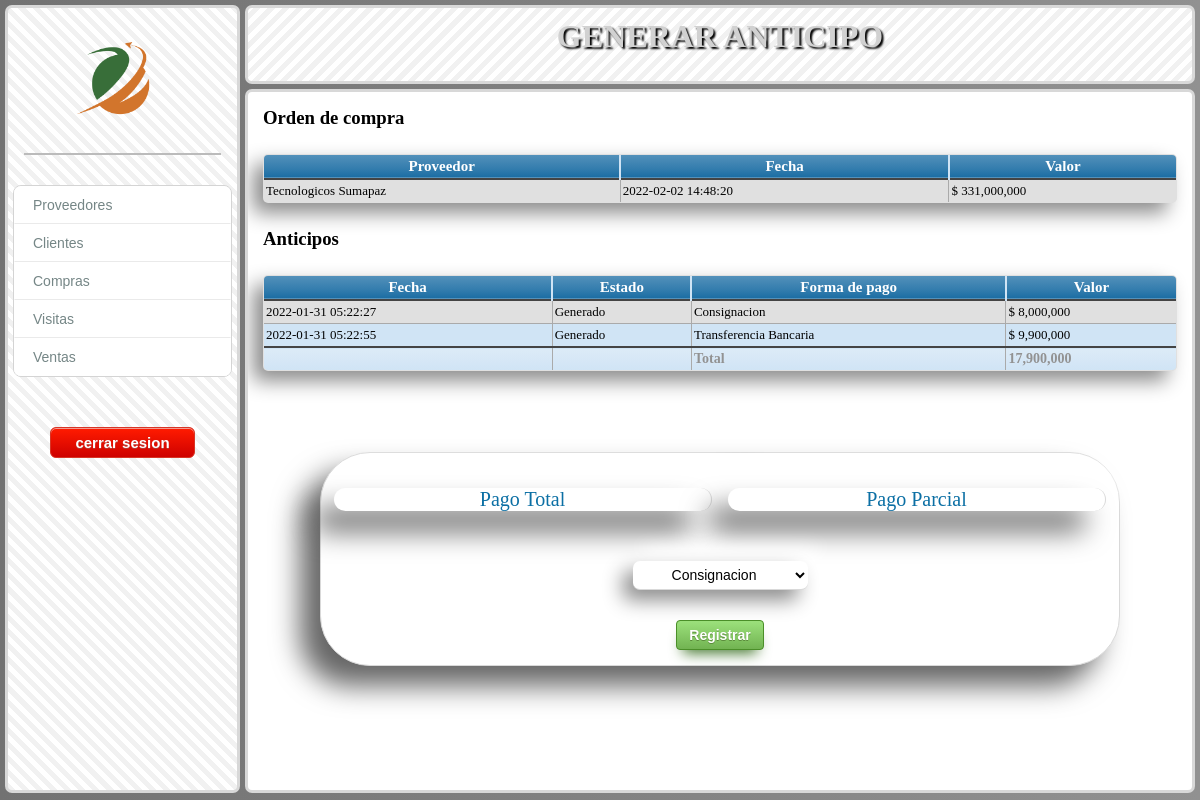
Page /modulos/proveedores/generaranticipo.php?id=2 (signed in) on the committed database.
### tables this page shows
CREATE TABLE `ordenesdecompra` (
  `id_ordenescompra` int(11) NOT NULL,
  `valor_total` int(11) NOT NULL,
  `fecha_registro` datetime NOT NULL,
  `status` int(11) NOT NULL,
  `id_usradmin` int(11) NOT NULL,
  `id_proveedor` int(11) NOT NULL
);

CREATE TABLE `proveedores` (
  `id_proveedor` int(11) NOT NULL,
  `nombre_proveedor` varchar(200) NOT NULL,
  `nit_proveedor` int(11) NOT NULL,
  `Correo_proveedor` varchar(200) NOT NULL,
  `web_proveedor` varchar(200) NOT NULL,
  `telefono_proveedor` varchar(200) NOT NULL,
  `ciudad` varchar(200) NOT NULL,
  `linea` varchar(200) NOT NULL,
  `productos` varchar(500) NOT NULL,
  `tipodistribucion` varchar(200) NOT NULL,
  `observaciones` varchar(1800) NOT NULL,
  `asesor` varchar(200) NOT NULL,
  `creacion` datetime NOT NULL,
  `id_usradmin` int(11) NOT NULL,
  `direccion` varchar(1800) NOT NULL
);

CREATE TABLE `anticipos` (
  `id_anticipo` int(11) NOT NULL,
  `id_ordencompra` int(11) NOT NULL,
  `fecha_registro` datetime NOT NULL,
  `valor` int(11) NOT NULL,
  `estado` varchar(200) NOT NULL,
  `forma_pago` varchar(200) NOT NULL
);

### modulos/proveedores/generaranticipo.php (the view, shortened to what this page needs)
<?php
require'funcionesphp/conex.php';
?>
<!DOCTYPE html>
<html lang="esp">
<head>
    <link rel="stylesheet" href="css/generales.css">
    <link rel="stylesheet" href="css/generaranticipo.css">
    <link rel="stylesheet" href="css/grid.css">
    <link rel="stylesheet" href="iconos/styles.css">
</head>
<body>
<div class="container">
  <div class="trabajo">
  <h3>Orden de compra</h1>
  <table class="blueTable">
<thead>
<tr>
<th>Proveedor</th>
<th>Fecha</th>
<th>Valor</th>
</tr>
</thead>
<tbody>
<?php
$id= $_REQUEST['id'];
$sql = $db->query("SELECT sum(valor) FROM anticipos
WHERE anticipos.id_ordencompra= $id ");
while ($row = $sql->fetch_assoc()) {
  $totalanticipos=$row['sum(valor)'];
}
$sql1 = $db->query("SELECT * FROM ordenesdecompra,proveedores
WHERE ordenesdecompra.id_ordenescompra= $id
AND ordenesdecompra.id_proveedor = proveedores.id_proveedor");
while ($row = $sql1->fetch_assoc()) {
?>
<tr>
<td><?php  echo $row['nombre_proveedor'] ?></td>
<td><?php  echo $row['fecha_registro'] ?></td>
<td>$ <?php  echo number_format( $row['valor_total']) ?></td>
</tr>
<?php
}
?>
</tbody>
</table>
<h3>Anticipos</h1>
<table class="blueTable">
<thead>
<tr>
<th>Fecha</th>
<th>Estado</th>
<th>Forma de pago</th>
<th>Valor</th>
</tr>
</thead>
<tfoot>
  <tr>
    <td></td>
    <td></td>
    <td>Total</td>
    <td><?php echo number_format($totalanticipos)?></td>
  </tr>
</tfoot>
<tbody>
<?php
$id= $_REQUEST['id'];
$sql = $db->query("SELECT * FROM anticipos
WHERE anticipos.id_ordencompra= $id ");
while ($row = $sql->fetch_assoc()) {
?>
<tr>
<td><?php  echo $row['fecha_registro'] ?></td>
<td><?php  echo $row['estado'] ?></td>
<td><?php  echo $row['forma_pago'] ?></td>
<td>$ <?php  echo number_format( $row['valor']) ?></td>
</tr>
<?php
}
?>
</tbody>
</table>
<br><br>
<form action="funcionesphp/generaranticipo.php" method="post">
<input type="radio" name="modopago" id="modopago" class="input50 radio" value="Total"><label for="modopago" class="input50 tituloprov">pago total</label>
<input type="radio" name="modopago" id="modopago1" class="input50 radio" value="Parcial"><label for="modopago1" class="input50 tituloprov">pago parcial</label>
<select name="formapago" id="">
<option value="Consignacion">Consignacion</option>
</select>
<div class="contenbtn">
  <input type="submit" value="Registrar" class="btn_guardar">
</div>
</form>
  </div>
  <div class="cabecera">
<h1>Generar Anticipo</h1>
  </div>
  <div class="menu">
        <?php
        include'vistas/menu.php';
        ?>
  </div>
</div>
</body>
</html>

### modulos/proveedores/css/generales.css (style rules this page uses)
* { padding: 0; margin: 0; box-sizing: border-box; }
form { padding: 5px; width: 90%; max-width: 800px; margin: 20px auto; border-radius: 50px; background: #ffffff; box-shadow: -20px 20px 28px #666666, 20px -20px 28px #ffffff; border: 1px solid #d9d9d9; display: flex; flex-wrap: wrap; justify-content: space-around; }
input, textarea, select { margin-top: 10px; margin-bottom: 10px; outline: none; border-top: none; border-left: none; border-right: none; padding: 5px; font-size: 14px; border-bottom: solid 1px #d9d9d9; border-radius: 7px; text-align: center; }
input::placeholder, textarea::placeholder, select::placeholder { text-align: center; font-style: italic; }
.btn_guardar { box-shadow: 0px 10px 14px -7px #3e7327; background:linear-gradient(to bottom, #9adf7a 5%, #72b352 100%); background-color:#77b55a; border-radius:4px; border:1px solid #4b8f29; display:inline-block; cursor:pointer; color:#ffffff; font-family:Arial; font-size:14px; font-weight:bold; padding:6px 12px; text-decoration:none; text-shadow:0px 1px 0px #5b8a3c; }
.tituloprov { width: 500px; text-align: center; text-transform: capitalize; color: #0B6FA4; margin: 30px auto; border-radius: 20px; border-right: solid 1px #d9d9d9; background: #ffffff; box-shadow: -20px 20px 28px #666666, 20px -20px 28px #ffffff; }
table.blueTable { border: 1px solid #1C6EA4; background-color: #EEEEEE; width: 100%; text-align: left; border-collapse: collapse; margin: 25px auto; border-radius: 5px; overflow: hidden; background: #e0e0e0; box-shadow: -10px 10px 20px #8b8b8b, 10px -10px 20px #ffffff; }
table.blueTable td, table.blueTable th { border: 1px solid #AAAAAA; padding: 3px 2px; }
table.blueTable tbody td { font-size: 13px; text-transform: capitalize; }
table.blueTable tr:nth-child(even) { background: #D0E4F5; }
table.blueTable thead { background: #1C6EA4; background: -moz-linear-gradient(top, #5592bb 0%, #327cad 66%, #1C6EA4 100%); background: -webkit-linear-gradient(top, #5592bb 0%, #327cad 66%, #1C6EA4 100%); background: linear-gradient(to bottom, #5592bb 0%, #327cad 66%, #1C6EA4 100%); border-bottom: 2px solid #444444; }
table.blueTable thead th { font-size: 15px; font-weight: bold; text-align: center; color: #ffffff; border-left: 2px solid #D0E4F5; }
table.blueTable thead th:first-child { border-left: none; }
table.blueTable tfoot { font-size: 14px; font-weight: bold; color: #929292; background: #D0E4F5; background: -moz-linear-gradient(top, #dcebf7 0%, #d4e6f6 66%, #D0E4F5 100%); background: -webkit-linear-gradient(top, #dcebf7 0%, #d4e6f6 66%, #D0E4F5 100%); background: linear-gradient(to bottom, #dcebf7 0%, #d4e6f6 66%, #D0E4F5 100%); border-top: 2px solid #444444; }
table.blueTable tfoot td { font-size: 14px; }

### modulos/proveedores/css/generaranticipo.css (style rules this page uses)
.input50 { width: 48%; font-size: 20px; cursor: pointer; }
select { margin: 20px auto; background: white; box-shadow: -10px 10px 20px #8b8b8b, 10px -10px 20px #ffffff; }
.contenbtn { width: 100%; display: flex; justify-content: center; }

### modulos/proveedores/css/grid.css (style rules this page uses)
html { padding: 5px; background: linear-gradient(to right, #727272, #cfcfcf, #ffffff ); background-size: 600% 400%; animation: bgmovil 20s ease infinite; }
.container { display: grid; grid-template-columns: 0.8fr 1.2fr 1fr 1fr; grid-template-rows: 10% 90% 50%; gap: 5px 5px; grid-auto-flow: row; grid-template-areas: "menu cabecera cabecera cabecera" "menu trabajo trabajo trabajo" "menu trabajo trabajo trabajo"; }
.trabajo { grid-area: trabajo; height: 88vh; border: 3px solid #d8d8d8; padding: 15px; border-radius: 7px; overflow-y: scroll; background: white; }
.cabecera { grid-area: cabecera; background: repeating-linear-gradient( -45deg, white 5px, white 10px, #f1f1f1 10px, #f1f1f1 15px); border: 3px solid #d8d8d8; padding: 5px; border-radius: 7px; }
.menu { grid-area: menu; height: 98.5vh; border: 3px solid #d8d8d8; padding: 5px; border-radius: 7px; background: repeating-linear-gradient( 45deg, white 5px, white 10px, #f1f1f1 10px, #f1f1f1 15px); }
.cabecera h1 { text-align: center; padding: 5px; text-transform: uppercase; color: rgb(209, 209, 209); text-shadow: 2px 2px 2px black ; }

### rows in the picture
ordenesdecompra: id_proveedor.nombre_proveedor "Tecnologicos Sumapaz", fecha_registro "2022-02-02 14:48:20", valor_total "331,000,000"
anticipos: fecha_registro "2022-01-31 05:22:27", estado "Generado", forma_pago "Consignacion", valor "8,000,000"
anticipos: fecha_registro "2022-01-31 05:22:55", estado "Generado", forma_pago "Transferencia Bancaria", valor "9,900,000"

### other values in the picture
$totalanticipos "17,900,000"
